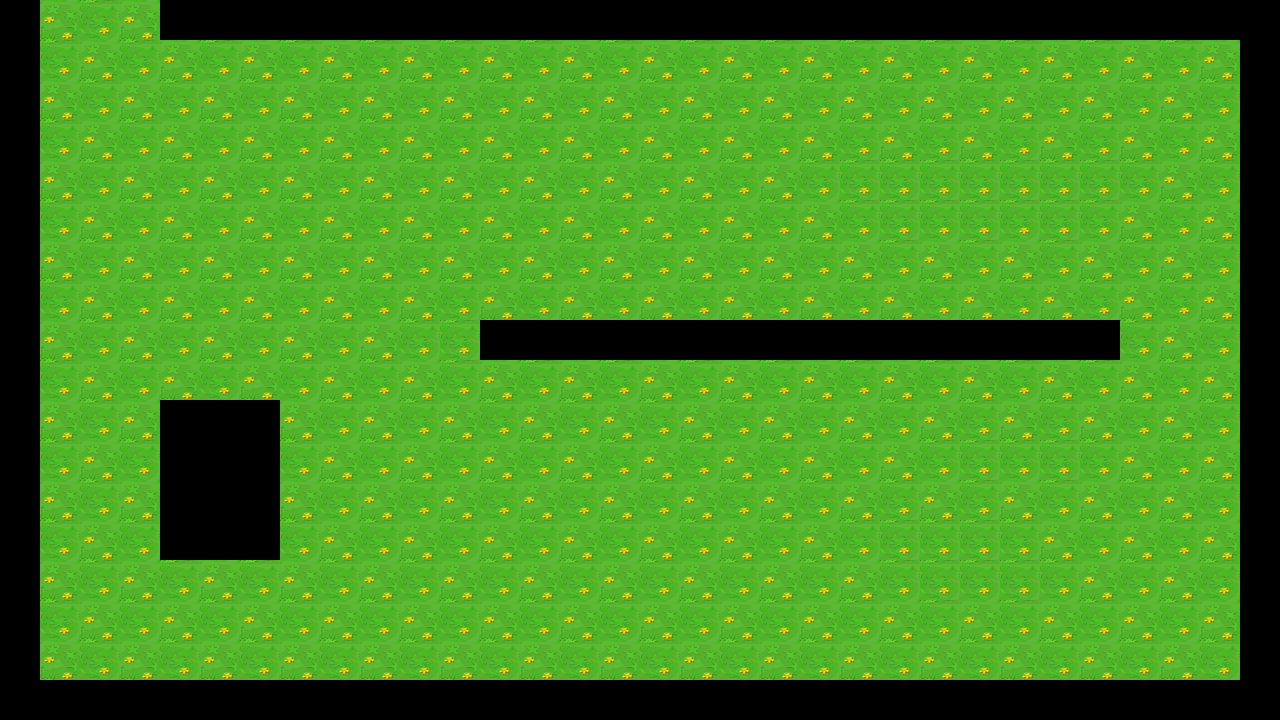

A 2D game scene composited from a Tiled map and its tileset images. What follows is a short description and the map's XML, with each tile layer's data collapsed to a summary:
An orthogonal 32x18 tile map with 40x40 px tiles, 1 tile layer (Tile Layer 1), 2 hidden layers not drawn.

<map version="1.0" orientation="orthogonal" width="32" height="18" tilewidth="40" tileheight="40">
 <tileset firstgid="1" name="All" tilewidth="40" tileheight="40">
  <image source="All.png" width="440" height="200" />
 </tileset>
 <layer name="Tile Layer 1" width="32" height="18">
  <data>[576 cells, 455 non-empty, 2 distinct tile ids]</data>
 </layer>
 <layer name="Tile Layer 2" width="32" height="18" visible="0">
  <data>[576 cells, 217 non-empty, 22 distinct tile ids]</data>
 </layer>
 <layer name="Tile Layer 3" width="32" height="18" visible="0">
  <data>[576 cells, 207 non-empty, 11 distinct tile ids]</data>
 </layer>
</map>